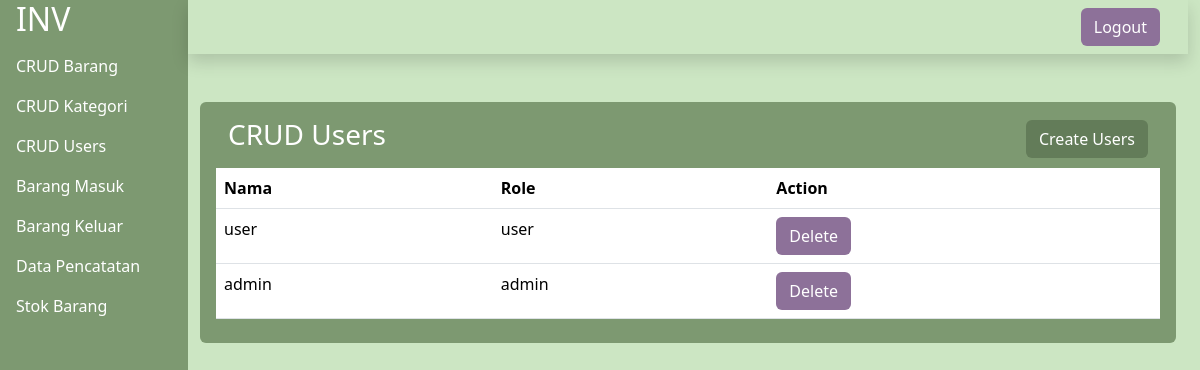
The app's page /dashboard/users/crud_users.php (signed in) with its own data.
### tables this page shows
CREATE TABLE `users` (
  `id` int(11) NOT NULL,
  `username` varchar(30) NOT NULL,
  `password` varchar(8) NOT NULL,
  `role` enum('user','admin') NOT NULL
);

### dashboard/users/crud_users.php (the view, shortened to what this page needs)
<?php
include "/xampp/htdocs/inventaris/koneksi.php";
?>
<!DOCTYPE html>
<html lang="en">
<head>
    <link rel="stylesheet" href="/inventaris/css/bootstrap.css">
</head>
<body class="row bg-primary-2">
<div class="col-2 bg-secondary-2">
        <?php
        if ($_SESSION['role'] == 'admin'){
            include "/xampp/htdocs/inventaris/layouts/sidebar.php";
        } else {
            include "/xampp/htdocs/inventaris/layouts/sidebar_user.php";
        }
        ?>
    </div>
    <div class="col-10">
        <div class="row">
            <div class="col-12 d-flex shadow justify-content-end">
                <a class="btn bg-danger-2 text-white my-2 mx-3" href="/inventaris/logout.php">Logout</a>
            </div>
        </div>
        <div class="container-fluid my-5 ">
            <div class="row bg-secondary-2 rounded px-3 py-3">
                <div class="d-flex justify-content-between align-items-center">
                    <h3 class="text-white">CRUD Users</h3>
                    <a class="btn text-white bg-success-2" href="create_users.php">Create Users</a>
                </div>
                <table class="col-6 table my-2">
                    <thead>
                        <th>Nama</th>
                        <th>Role</th>
                        <th>Action</th>
                    </thead>
                    <tbody>
                        <?php
                        $sql = "SELECT * FROM users";
                        $data_kategori = $conn->query($sql)->fetch_all(MYSQLI_ASSOC);
                        foreach ($data_kategori as $data) {
                            echo "
                            <tr>
                                <td>{$data['username']}</td>
                                <td>{$data['role']}</td>
                                <td>
                                    <a id='delete' class='btn bg-danger-2 text-white' href='delete_users.php?id={$data['id']}'>Delete</a>
                                </td>
                            </tr>";
                        }
                        ?>
                    </tbody>
                </table>
            </div>
        </div>
    </div>
</body>
</html>

### style.php (style rules this page uses)
.bg-primary-2 { background-color: #cce6c3; }
body { width: 100vw; height: 100vh; }
.bg-success-2 { background-color: #637c59; }
.bg-secondary-2 { background-color: #7d9971; }
.bg-danger-2 { background-color: #8d7199; }

### records on screen
users: username "user", role "user"
users: username "admin", role "admin"
